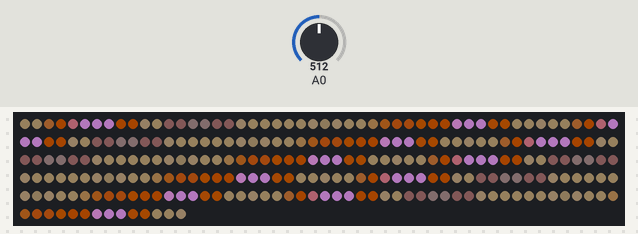
Bench run of a sketch on a simulated Arduino Uno, built with avr-gcc and run on an emulated ATmega328P. Shown: 264 RGB LEDs in strip order, left to right, continuing on the next row. The inputs (shaded band) are chosen by the test bench; at power-on: A0 = 512. Dim RGB values are drawn brighter than linear; random numbers use the default seed unless the sketch sets one.

Above: at 3.62 s.
At 8.05 s:
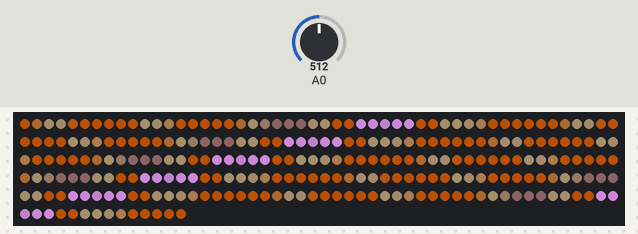
At 12.13 s:
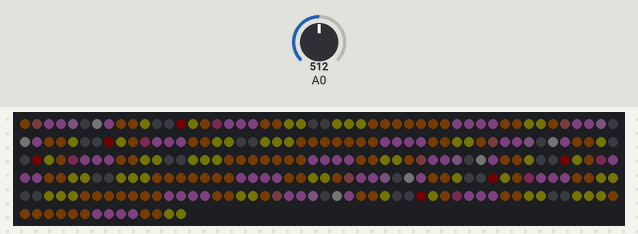
At 21.61 s:
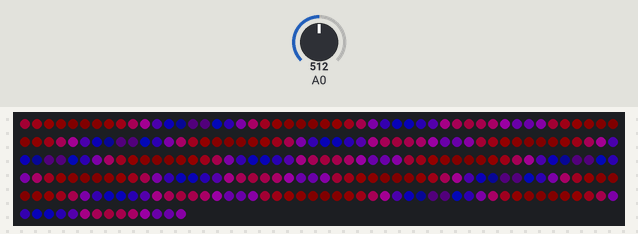
At 30.57 s:
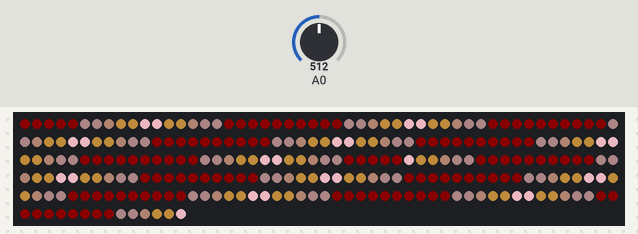
At 39.69 s:
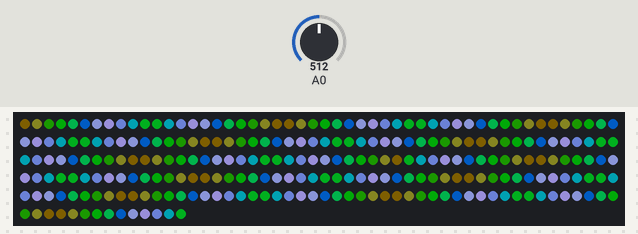

The sketch:

HyperGyver.ino
```cpp
/*
  Скетч к проекту "Гиперкуб"
  Страница проекта (схемы, описания): https://alexgyver.ru/hypergyver/
  Исходники на GitHub: https://github.com/AlexGyver/hypergyver/
  Нравится, как написан и закомментирован код? Поддержи автора! https://alexgyver.ru/support_alex/
  Автор: AlexGyver Technologies, 2020
  http://AlexGyver.ru/
*/

// ===== НАСТРОЙКИ =====
#define EDGE_LEDS 11    // кол-во диодов на ребре куба
#define LED_DI 2        // пин подключения
#define BRIGHT 250      // яркость
#define CHANGE_PRD 10   // смена режима, секунд
#define CUR_LIMIT 2000  // лимит тока в мА (0 - выкл)

// ===== ДЛЯ РАЗРАБОВ =====
const int NUM_LEDS = (EDGE_LEDS * 24);
#define USE_MICROLED 0
#include <FastLED.h>
CRGBPalette16 currentPalette;
const int FACE_SIZE = EDGE_LEDS * 4;
const int LINE_SIZE = EDGE_LEDS;
#define PAL_STEP 30
CRGB leds[NUM_LEDS];

int perlinPoint;
int curBright = BRIGHT;
bool fadeFlag = false;
bool mode = true;
bool colorMode = true;
uint16_t counter = 0;
byte speed = 15;
uint32_t tmrDraw, tmrColor, tmrFade;

#define DEBUG(x) //Serial.println(x)

uint32_t getPixColor(CRGB color) {
  return (((uint32_t)color.r << 16) | (color.g << 8) | color.b);
}

void setup() {
  Serial.begin(9600);

  FastLED.addLeds<WS2812, LED_DI, GRB>(leds, NUM_LEDS).setCorrection( TypicalLEDStrip );
  if (CUR_LIMIT > 0) FastLED.setMaxPowerInVoltsAndMilliamps(5, CUR_LIMIT);
  FastLED.setBrightness(BRIGHT);
  FastLED.clear();
  random16_set_seed(getEntropy(A0));  // My system's in decline, EMBRACING ENTROPY!
  perlinPoint = random16();
  fadeFlag = true;  // сразу флаг на смену режима
}

void loop() {
  // отрисовка
  if (millis() - tmrDraw >= 40) {
    tmrDraw = millis();
    for (int i = 0; i < FACE_SIZE; i++) {
      if (mode) fillSimple(i, ColorFromPalette(currentPalette, getMaxNoise(i * PAL_STEP + counter, counter), 255, LINEARBLEND));
      else fillVertex(i, ColorFromPalette(currentPalette, getMaxNoise(i * PAL_STEP / 4 + counter, counter), 255, LINEARBLEND));
    }
    FastLED.show();
    counter += speed;
  }

  // смена режима и цвета
  if (millis() - tmrColor >= CHANGE_PRD * 1000L) {
    tmrColor = millis();
    fadeFlag = true;
  }

  // фейдер для смены через чёрный
  if (fadeFlag && millis() - tmrFade >= 30) {
    static int8_t fadeDir = -1;
    tmrFade = millis();
    if (fadeFlag) {
      curBright += 5 * fadeDir;

      if (curBright < 5) {
        curBright = 5;
        fadeDir = 1;
        changeMode();
      }
      if (curBright > BRIGHT) {
        curBright = BRIGHT;
        fadeDir = -1;
        fadeFlag = false;
      }
      FastLED.setBrightness(curBright);
    }
  }
} // луп

void changeMode() {
  if (!random(3)) mode = !mode;
  speed = constrain(random8(), 4, 12);
  colorMode = !colorMode;
  int thisDebth = random16();
  byte thisStep = random(2, 7) * 5;
  bool sparkles = !random(5);

  if (colorMode) {
    for (int i = 0; i < 16; i++) {
      currentPalette[i] = CHSV(getMaxNoise(thisDebth + i * thisStep, thisDebth),
                               sparkles ? (!random(9) ? 30 : 255) : 255,
                               constrain((i + 7) * (i + 7), 0, 255));
    }
  } else {
    for (int i = 0; i < 4; i++) {
      CHSV color = CHSV(random8(), random8(), (uint8_t)(i + 1) * 64 - 1);
      for (byte j = 0; j < 4; j++) {
        currentPalette[i * 4 + j] = color;
      }
    }
  }
}

byte getMaxNoise(uint16_t x, uint16_t y) {
  return constrain(map(inoise8(x, y), 50, 200, 0, 255), 0, 255);
}


// заливка всех 6 граней в одинаковом порядке
void fillSimple(int num, CRGB color) {  // num 0-NUM_LEDS / 6
  for (byte i = 0; i < 6; i++) {
    leds[i * FACE_SIZE + num] = color;
  }
}

// заливка из четырёх вершин
void fillVertex(int num, CRGB color) { // num 0-NUM_LEDS / 6
  num /= 4;
  byte thisRow = 0;
  for (byte i = 0; i < 3; i++) {
    leds[LINE_SIZE * thisRow + num] = color;
    thisRow += 2;
    leds[LINE_SIZE * thisRow - num - 1] = color;
    leds[LINE_SIZE * thisRow + num] = color;
    thisRow += 2;
    leds[LINE_SIZE * thisRow - num - 1] = color;
  }
  thisRow = 13;
  for (byte i = 0; i < 3; i++) {
    leds[LINE_SIZE * thisRow - num - 1] = color;
    leds[LINE_SIZE * thisRow + num] = color;
    thisRow += 2;
    leds[LINE_SIZE * thisRow - num - 1] = color;
    leds[LINE_SIZE * thisRow + num] = color;
    thisRow += 2;
  }
}

// рандом сид из сырого аналога
uint32_t getEntropy(byte pin) {
  unsigned long seed = 0;
  for (int i = 0; i < 400; i++) {
    seed = 1;
    for (byte j = 0; j < 16; j++) {
      seed *= 4;
      seed += analogRead(pin) & 3;
    }
  }
  return seed;
}
```
